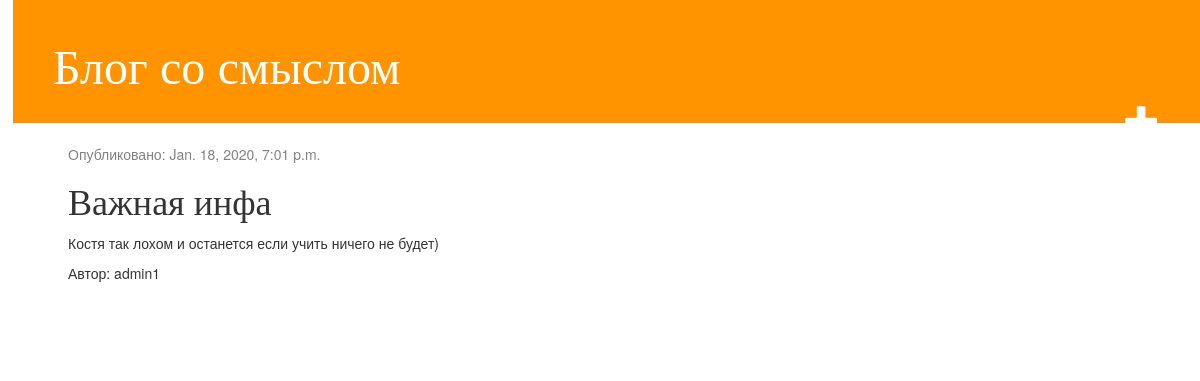
The app's page /post/1/ with its own data.
### blogapp/models.py (models this page shows, shortened)
class Post(models.Model):
    author = models.ForeignKey(settings.AUTH_USER_MODEL, on_delete=models.CASCADE)
    title = models.CharField(max_length=200)
    text = models.TextField()
    created_date = models.DateTimeField(default=timezone.now)
    published_date = models.DateTimeField(blank=True, null=True)

### blogapp/views.py (the view)
# urls.py: path('post/<int:pk>/', views.post_detail, name='post_detail'),
def post_detail(request, pk):
    post = get_object_or_404(Post, pk=pk)
    return render(request, 'blogapp/post_detail.html', {'post': post})

### blogapp/templates/blogapp/post_detail.html
{% extends 'blogapp/base.html' %}
{% block content %}
	<div class='post'>
		{% if post.published_date %}
			<div class='date'>
				<p>Опубликовано: {{ post.published_date }}</p>
			</div>
		{% endif %}
		<h1>{{ post.title }}</h1>
		<p>{{ post.text|linebreaksbr }}</p>
		<p>Автор: {{ post.author }}</p>
	</div>
{% endblock %}

### blogapp/static/css/blogapp.css (style rules this page uses)
body { padding-left: 13px; }
h1, h2, h3, h4 { font-family: 'Lobster', cursive; }
.date { color: #828282; }
.post { margin-bottom: 70px; }

### records on screen
Post: published_date "Jan. 18, 2020, 7:01 p.m.", title "Важная инфа", text "Костя так лохом и останется если учить ничего не будет)", author "admin1"
